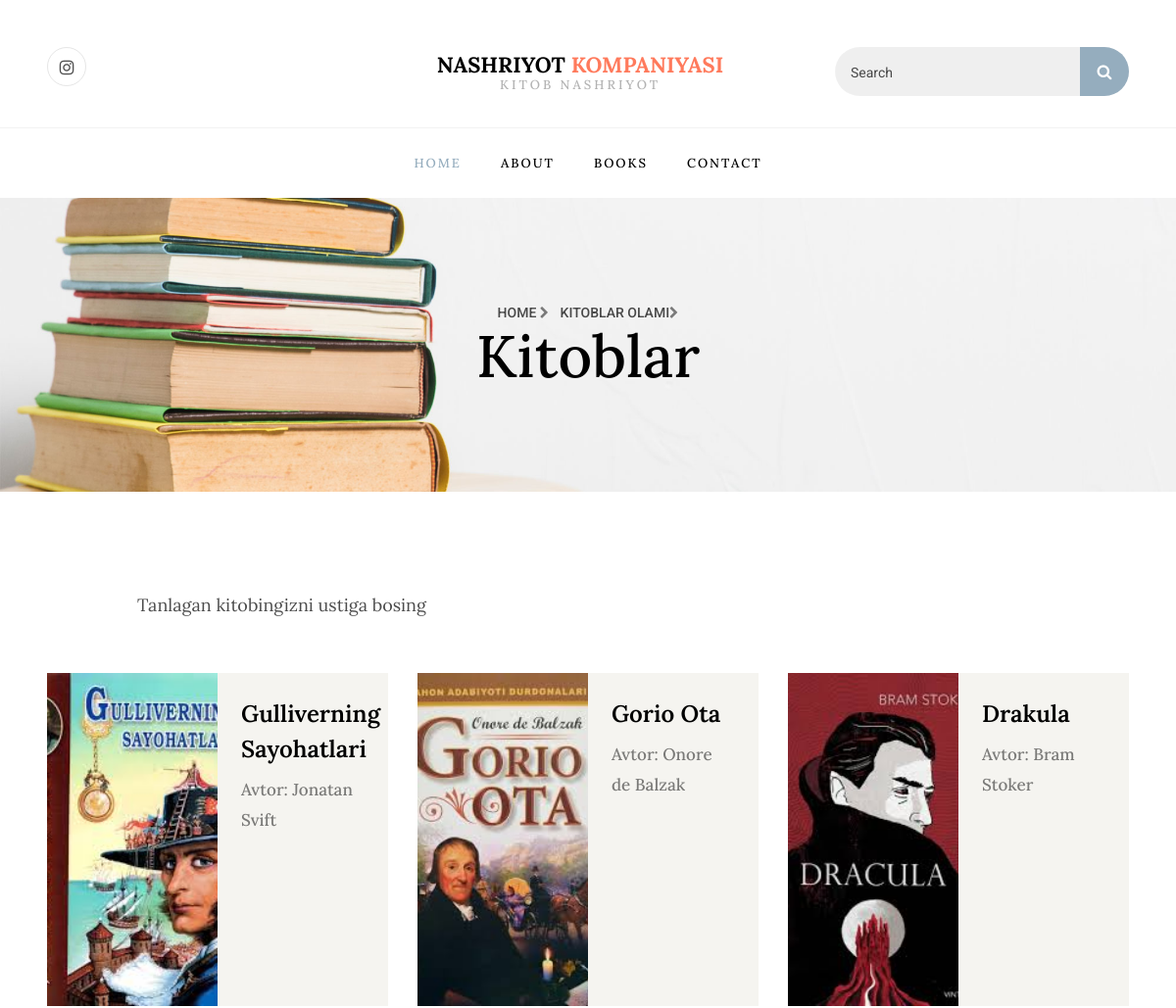
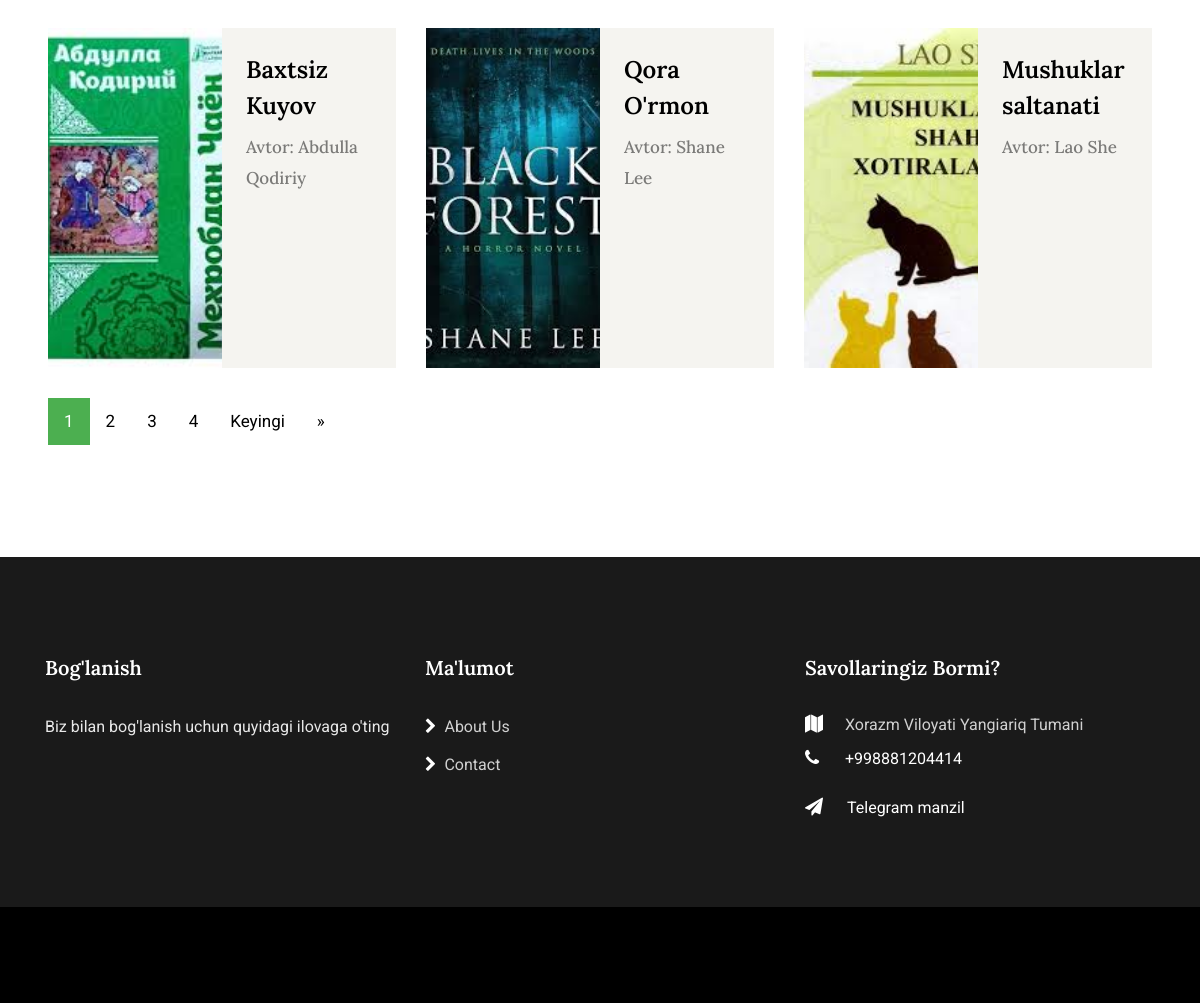
/book/, run on the app's committed database (2 pictures, top to bottom).
### blog/models.py (models this page shows, shortened)
class Book(Model):
    name = CharField(max_length=255)
    category = ForeignKey(Category, on_delete=models.CASCADE,related_name='books')
    person=models.ForeignKey(to=User,on_delete=models.CASCADE,null=True,blank=True)
    author = CharField(max_length=50)
    baza_created = DateField()
    info = TextField()
    rasm = ImageField(upload_to="photo")
    file = FileField(upload_to="files")
    slug = SlugField(unique=True, blank=True)

### blog/views.py (the view)
# urls.py: path('book/',BookPage,name='book'),
def BookPage(request):
    kitoblar=Book.objects.all()
    paginator=Paginator(kitoblar,6)
    page_number=request.GET.get("page")
    page_obj=paginator.get_page(page_number)
    return render(request,'book.html',{'page_obj':page_obj})

### templates/book.html (shortened to what this page needs)
{% extends "base.html" %}
{% load static %}
{% block content %}
<section class="hero-wrap hero-wrap-2" style="background-image: url({% static 'images/bg_5.jpg' %});"
    data-stellar-background-ratio="0.5">
    <div class="overlay"></div>
    <div class="container">
        <div class="row no-gutters slider-text align-items-center justify-content-center">
            <div class="col-md-9 ftco-animate mb-0 text-center">
                <p class="breadcrumbs mb-0"><span class="mr-2"><a href="http://127.0.0.1:8000/">Home <i
                                class="fa fa-chevron-right"></i></a></span> <span>Kitoblar Olami<i
                            class="fa fa-chevron-right"></i></span></p>
                <h1 class="mb-0 bread">Kitoblar</h1>
            </div>
        </div>
    </div>
</section>
<section class="ftco-section">
    <div class="container">
        <div class="row justify-content-center mb-4">
            <div class="col-md-10">
                <div class="row mb-4">
                    <div class="col-md-12 d-flex justify-content-between align-items-center">
                        <h4 class="product-select">Tanlagan kitobingizni ustiga bosing</h4>
                    </div>
                </div>
            </div>
        </div>
    </div>
    <div class="container-fluid px-md-5">
        <div class="row">
            {% for book in page_obj %}
            <div class="col-md-6 col-lg-4 d-flex">
                <div class="book-wrap d-lg-flex">
                    <div class="img d-flex justify-content-end"
                        style="background-image: url({{ book.rasm.url }});">
                    </div>
                    <div class="text p-4">
                        <h2><a href="/book/{{book.slug}}">{{book.name}}</a></h2>
                        <span class="position">Avtor: {{book.author}}</span>
                    </div>
                </div>
            </div>
            {% endfor %}
        </div>
          <div class="pagination">
            {% for num in page_obj.paginator.page_range %}
                {% if page_obj.number == num %}
                {% if page_obj.paginator.num_pages != 1 %}
                    <a class="active">{{ num }}</a>
                    {% endif %}
                {% elif num > page_obj.number|add:'-5' and num < page_obj.number|add:'5' %}
                    <a href="?page={{ num }}">{{ num }}</a>
                {% endif %}
            {% endfor %}
            {% if page_obj.has_next %}
                <a href="?page={{ page_obj.next_page_number }}">Keyingi</a>
                <a href="?page={{ page_obj.paginator.num_pages }}">&raquo;</a>
            {% endif %}
          </div>
    </div>
</section>
{% endblock content %}

### templates/base.html (shortened to what this page needs)
<!DOCTYPE html>
{% load static %}
<html lang="en">
    <head>
        <link rel="stylesheet"
            href="https://stackpath.bootstrapcdn.com/font-awesome/4.7.0/css/font-awesome.min.css">
        <link rel="stylesheet" href="{% static '/css/animate.css' %}">
        <link rel="stylesheet" href="{% static '/css/owl.carousel.min.css' %}">
        <link rel="stylesheet"
            href="{% static '/css/owl.theme.default.min.css' %}">
        <link rel="stylesheet" href="{% static '/css/magnific-popup.css' %}">
        <link rel="stylesheet" href="{% static '/css/flaticon.css' %}">
        <link rel="stylesheet" href="{% static '/css/style.css' %}">
    </head>
    <body>
        <div class="container-fluid px-md-5  pt-4 pt-md-5">
            <div class="row justify-content-between">
                <div class="col-md-8 order-md-last">
                    <div class="row">
                        <div class="col-md-6 text-center">
                            <a class="navbar-brand"
                                href="http://127.0.0.1:8000/">Nashriyot
                                <span>Kompaniyasi</span> <small>Kitob
                                    nashriyot</small></a>
                        </div>
                        <div
                            class="col-md-6 d-md-flex justify-content-end mb-md-0 mb-3">
                            <form method="POST" action="/search/"
                                class="searchform order-lg-last">
                                <div class="form-group d-flex">
                                    <input type="text" name='search'
                                        class="form-control pl-3"
                                        placeholder="Search">
                                    <button type="submit" placeholder
                                        class="form-control search"><span
                                            class="fa fa-search"></span></button>
                                </div>
                            </form>
                        </div>
                    </div>
                </div>
                <div class="col-md-4 d-flex">
                    <div class="social-media">
                        <p class="mb-0 d-flex">
                            <a
                                href="https://www.instagram.com/accounts/onetap/?next=%2F"
                                class="d-flex align-items-center justify-content-center"><span
                                    class="fa fa-instagram"></span></a>
                        </p>
                    </div>
                </div>
            </div>
        </div>
        <nav
            class="navbar navbar-expand-lg navbar-dark ftco_navbar bg-dark ftco-navbar-light"
            id="ftco-navbar">
            <div class="container-fluid">
                <div class="collapse navbar-collapse" id="ftco-nav">
                    <ul class="navbar-nav m-auto">
                        <li class="nav-item active"><a href="/"
                                class="nav-link">Home</a></li>
                        <li class="nav-item"><a href="/about"
                                class="nav-link">About</a></li>
                        <li class="nav-item"><a href="/book"
                                class="nav-link">Books</a></li>
                        <li class="nav-item"><a href="/contact"
                                class="nav-link">Contact</a></li>
                    </ul>
                </div>
            </div>
        </nav>
        {% block content %}
        {% endblock content %}
        <footer class="ftco-footer">
            <div class="container">
                <div class="row mb-5">
                    <div class="col-sm-12 col-md">
                        <div class="ftco-footer-widget mb-4">
                            <h2 class="ftco-heading-2 logo"><a
                                    href="https://t.me/XAVIERXCK">Bog'lanish</a></h2>
                            <p>Biz bilan bog'lanish uchun quyidagi ilovaga
                                o'ting</p>
                            <ul class="ftco-footer-social list-unstyled mt-2">
                            </ul>
                        </div>
                    </div>
                    <div class="col-sm-12 col-md">
                        <div class="ftco-footer-widget mb-4">
                            <h2 class="ftco-heading-2">Ma'lumot</h2>
                            <ul class="list-unstyled">
                                <li><a href="http://127.0.0.1:8000/about/"><span
                                            class="fa fa-chevron-right mr-2"></span>About
                                        Us</a></li>
                                <li><a
                                        href="http://127.0.0.1:8000/contact/"><span
                                            class="fa fa-chevron-right mr-2"></span>Contact</a></li>
                            </ul>
                        </div>
                    </div>
                    <div class="col-sm-12 col-md">
                        <div class="ftco-footer-widget mb-4">
                            <h2 class="ftco-heading-2">Savollaringiz Bormi?</h2>
                            <div class="block-23 mb-3">
                                <ul>
                                    <li><span
                                            class="icon fa fa-map marker"></span><span
                                            class="text">Xorazm Viloyati
                                            Yangiariq Tumani</span></li>
                                    <li><a><span
                                                class="icon fa fa-phone"></span><span
                                                class="text">+998881204414</span></a></li>
                                    <li><a href="https://t.me/XAVIERXCK"><span
                                                class="icon fa fa-paper-plane pr-4"></span><span
                                                class="text"><span
                                                    class="__cf_email__"
                                                    data-cfemail="a5cccbc3cae5dccad0d7c1cac8c4cccb8bc6cac8">Telegram
                                                    manzil</span></span></a>
                                    </li>
                                </ul>
                            </div>
                        </div>
                    </div>
                </div>
            </div>
            <div class="container-fluid px-0 py-5 bg-black">
            </div>
        </footer>
    </body>
</html>

### templates/book.html (style rules this page uses)
.pagination { display: inline-block; }
.pagination a { color: black; float: left; padding: 8px 16px; text-decoration: none; transition: background-color .3s; }
.pagination a.active { background-color: #4CAF50; color: white; }

### data on the page
Book: rasm (picture), name "Gulliverning Sayohatlari", author "Jonatan Svift"
Book: rasm (picture), name "Gorio Ota", author "Onore de Balzak"
Book: rasm (picture), name "Drakula", author "Bram Stoker"
Book: rasm (picture), name "Baxtsiz Kuyov", author "Abdulla Qodiriy"
Book: rasm (picture), name "Qora O'rmon", author "Shane Lee"
Book: rasm (picture), name "Mushuklar saltanati", author "Lao She"

### other printed values
{{ num }} "1"
{{ num }} "2" "3" "4"
